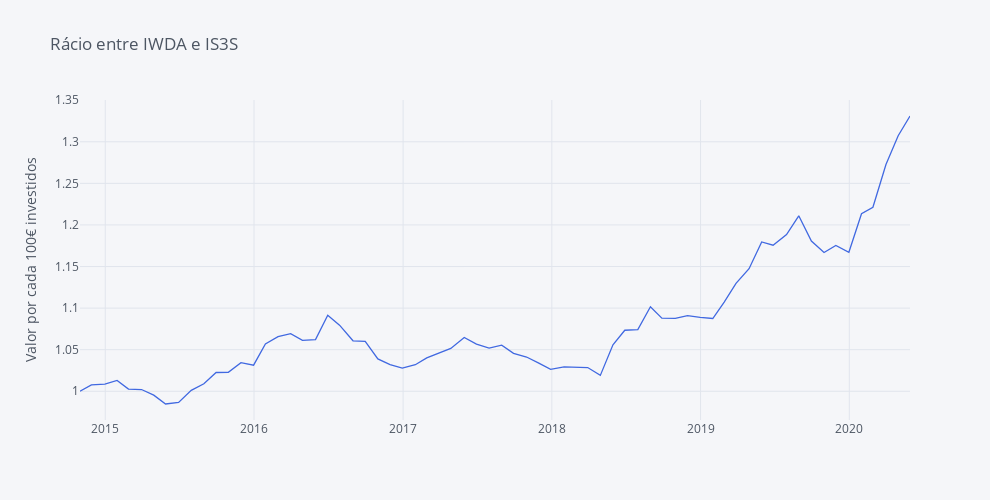

The notebook cell this image was saved under:
### Markdown cell above
##### Descidas a favor do IWDA e subidas a favor da casa de investimentos

### Code cell
round(fundos_norm['IWDA'] / fundos_norm['IS3S'], 4).iplot(yTitle='Valor por cada 100€ investidos', title='Rácio entre IWDA e IS3S',  colors=['royalblue', 'orange', 'dimgray'], dimensions = dimensions)

### Figure 1 — Plotly figure (JSON) as saved in the notebook; plotly's stock layout.template omitted (floating-point values rounded to 4 significant figures)
{"data": [{"line": {"color": "rgba(65, 105, 225, 1.0)", "dash": "solid", "shape": "linear", "width": 1.3}, "mode": "lines", "name": "None", "text": "", "type": "scatter", "x": ["2014-10-31", "2014-11-28", "2014-12-31", "2015-01-30", "2015-02-27", "2015-03-31", "2015-04-30", "2015-05-29", "2015-06-30", "2015-07-31", "2015-08-31", "2015-09-30", "2015-10-30", "2015-11-30", "2015-12-31", "2016-01-29", "2016-02-29", "2016-03-31", "2016-04-29", "2016-05-31", "2016-06-30", "2016-07-29", "2016-08-31", "2016-09-30", "2016-10-31", "2016-11-30", "2016-12-30", "2017-01-31", "2017-02-28", "2017-03-31", "2017-04-28", "2017-05-31", "2017-06-30", "2017-07-31", "2017-08-31", "2017-09-29", "2017-10-31", "2017-11-30", "2017-12-29", "2018-01-31", "2018-02-28", "2018-03-30", "2018-04-30", "2018-05-31", "2018-06-29", "2018-07-31", "2018-08-31", "2018-09-28", "2018-10-31", "2018-11-30", "2018-12-31", "2019-01-31", "2019-02-28", "2019-03-29", "2019-04-30", "2019-05-31", "2019-06-28", "2019-07-31", "2019-08-30", "2019-09-30", "2019-10-31", "2019-11-29", "2019-12-31", "2020-01-31", "2020-02-28", "2020-03-31", "2020-04-30", "2020-05-29"], "y": [1, 1.008, 1.009, 1.013, 1.003, 1.002, 0.9953, 0.9847, 0.9865, 1.001, 1.009, 1.023, 1.023, 1.034, 1.031, 1.057, 1.066, 1.069, 1.061, 1.062, 1.091, 1.079, 1.061, 1.06, 1.039, 1.032, 1.028, 1.032, 1.04, 1.046, 1.052, 1.065, 1.057, 1.052, 1.055, 1.046, 1.041, 1.034, 1.026, 1.029, 1.029, 1.028, 1.019, 1.056, 1.073, 1.074, 1.102, 1.088, 1.088, 1.091, 1.089, 1.087, 1.107, 1.13, 1.147, 1.18, 1.176, 1.188, 1.211, 1.181, 1.167, 1.175, 1.167, 1.214, 1.221, 1.273, 1.307, 1.331]}], "layout": {"height": 500, "legend": {"bgcolor": "#F5F6F9", "font": {"color": "#4D5663"}}, "paper_bgcolor": "#F5F6F9", "plot_bgcolor": "#F5F6F9", "title": {"font": {"color": "#4D5663"}, "text": "Rácio entre IWDA e IS3S"}, "width": 990, "xaxis": {"autorange": true, "gridcolor": "#E1E5ED", "range": ["2014-10-31", "2020-05-29"], "showgrid": true, "tickfont": {"color": "#4D5663"}, "title": {"font": {"color": "#4D5663"}, "text": ""}, "type": "date", "zerolinecolor": "#E1E5ED"}, "yaxis": {"autorange": true, "gridcolor": "#E1E5ED", "range": [0.9655, 1.35], "showgrid": true, "tickfont": {"color": "#4D5663"}, "title": {"font": {"color": "#4D5663"}, "text": "Valor por cada 100€ investidos"}, "type": "linear", "zerolinecolor": "#E1E5ED"}}}
